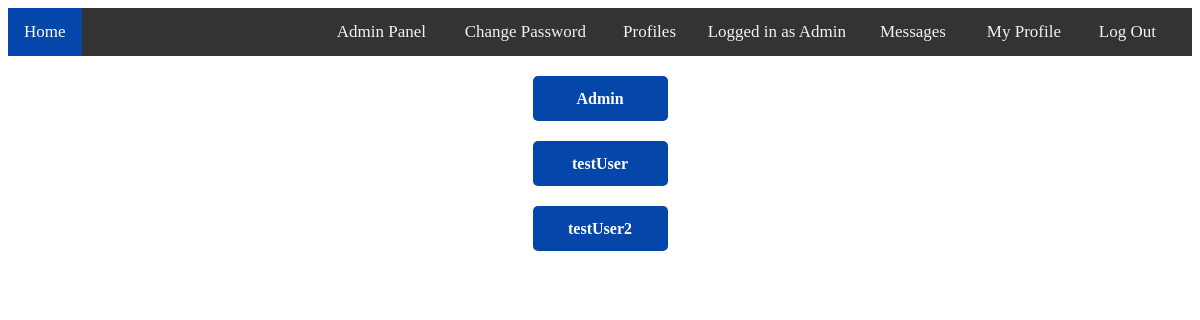
/messages/ (signed in), run on the app's committed database.
### faces_app/models.py (models this page shows)
class Profile(models.Model):
    owner = models.OneToOneField(User, on_delete=models.CASCADE, null=True)
    first_name = models.CharField(max_length=200, null=True)
    last_name = models.CharField(max_length=200, null=True)
    email = models.EmailField(max_length=200, null=True)
    profile_image = models.ImageField(default="default.jpg")
    created = models.DateTimeField(auto_now_add=True)
    id = models.UUIDField(primary_key=True, unique=True, editable=False, default=uuid.uuid4)
    def __str__(self):
        return self.first_name

### faces_app/views.py (the view)
# urls.py: path('messages/', views.Messages.as_view(), name="messages"),
class Messages(LoginRequiredMixin, ListView):
    model = Profile
    template_name = 'messages.html'
    context_object_name = 'profiles'

### faces_app/templates/messages.html
{% extends 'main.html' %}
{% block content %}
<div class="messagess">
                {% for profile in profiles %}
                        <div><a href="{% url 'conversation' profile.id %}">{{profile.first_name}}</a></div>
                {% endfor %}
</div>
{% endblock content %}

### templates/navbar.html
<div class="topnav">
    <a class="active" href="{% url 'main_page' %}">Home</a>
    {% if user.is_authenticated %}
    {% if user.is_superuser %}
    <a class="admin_panel" href="/admin">Admin Panel</a>
    {% endif %}
    <a class="change_password" href="{% url 'change_password' request.user.id %}?next=/profile/{{profile.id}}">Change Password</a>
    <a class="loggedas" href="">Logged in as {{request.user.profile}}</a>
    <a class="profiles" href="{% url 'profiles' %}">Profiles</a>
    <a class="messages" href="{% url 'messages' %}">Messages</a>
    <a class="profile" href="{% url 'profile' request.user.profile.id %}">My Profile</a>
    <a class="logout" href="{% url 'logout' %}">Log Out</a>
    {% endif %}
  </div>

### static/styles/main.css (style rules this page uses)
.topnav { background-color: #333; overflow: hidden; position: relative; z-index: 1; margin: 0; }
.topnav a { float: left; color: #f2f2f2; text-align: center; padding: 14px 16px; text-decoration: none; font-size: 17px; }
.topnav a.active { background-color: #0446aa; color: white; }
.topnav a.change_password { right: 590px; position: absolute; }
.topnav a.profiles { right: 500px; position: absolute; }
.topnav a.admin_panel { right: 750px; position: absolute; }
.topnav a.loggedas { right: 330px; position: absolute; }
.topnav a.messages { right: 230px; position: absolute; }
.topnav a.logout { right:20px; position: absolute; }
.topnav a.profile { right:115px; position: absolute; }
.messagess { margin-left: auto; margin-right: auto; margin-top: 20px; text-align: center; }
.messagess a { text-decoration: none; color: white; background-color:#0446aa; display: block; width: 115px; height: 25px; background: #0446aa; padding: 10px; text-align: center; border-radius: 5px; color: white; font-weight: bold; line-height: 25px; margin-top: 20px; margin-left: auto; margin-right: auto; }

### data on the page
Profile: first_name "Admin"
Profile: first_name "testUser"
Profile: first_name "testUser2"

### other printed values
{{ request.user.profile }} "Admin"
